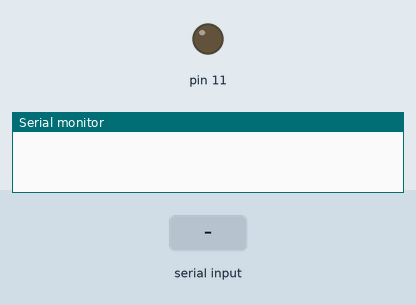
Bench run of a sketch on a simulated Arduino Uno, built with avr-gcc and run on an emulated ATmega328P. Shown: output pins drawn as LEDs (lit = HIGH), the last lines printed to the serial monitor. The inputs (shaded band) are chosen by the test bench.

Above: at 1.2 s.
1.3 s: "h" received over Serial
At 1.9 s:
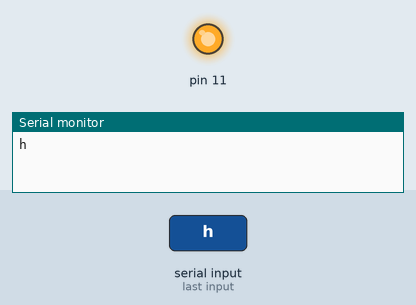
2.8 s: "l" received over Serial
At 4.2 s:
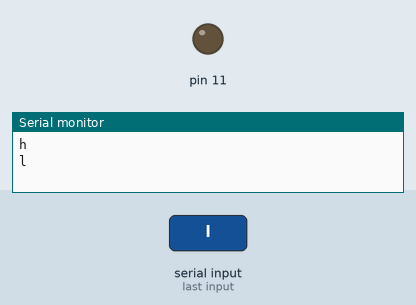
Timing chart, 0 to 5.8 s (numbered marks = the images above; inputs shaded):
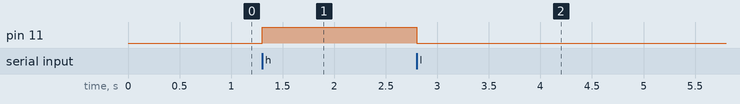

The sketch:

somen.ino
```cpp
void setup() {
  pinMode(11, OUTPUT);
  Serial.begin(9600);  // start serial to PC
}

void loop() {
  if (Serial.available()) {
    char c = Serial.read();

    if(c == 'h') {
        digitalWrite(11,HIGH); //11番ピンの出力をHIGH = 5Vにする
    }

    if (c == 'l') {
        digitalWrite(11,LOW); //11番ピンの出力をLOW = 0Vにする
    }

    Serial.println(c);
  }
}
```

Measured:
- after the input at 1.3 s, pin 11: LOW → HIGH at once
- after the input at 2.8 s, pin 11: HIGH → LOW at once
